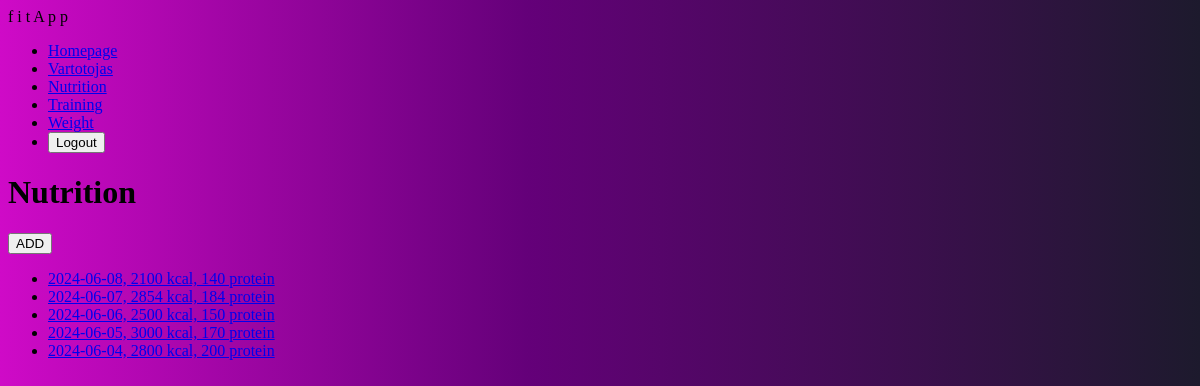
Before: /fitness/nutrition/ (signed in) with the older database file.
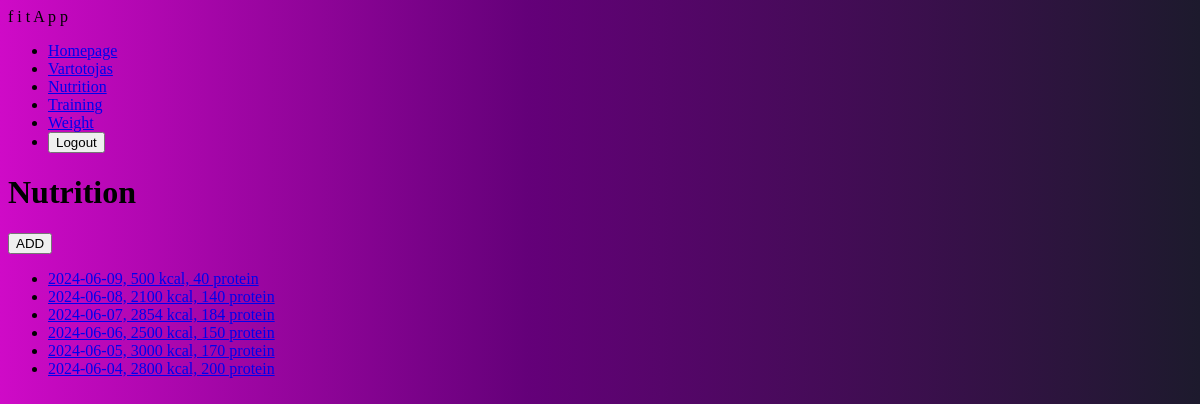
After: the same page with the newer database file.
### fitness/models.py (models this page shows, shortened)
class DayOfEating(models.Model):
    date = models.DateField('Date', default=date.today)
    kcal = models.IntegerField('Calories', blank=True, null=True)
    protein = models.IntegerField('Protein', blank=True, null=True)
    athlete = models.ForeignKey(User, on_delete=models.SET_NULL, null=True, blank=True)
    class Meta:
        verbose_name = 'Day of eating'
        verbose_name_plural = 'Days of eating'
    def __repr__(self):
        return f"{self.date}, {self.kcal} kcal, {self.protein} protein"

### fitness/views.py (the view)
# urls.py: path('nutrition/', views.DaysOfEatingListView.as_view(), name='nutrition'),
class DaysOfEatingListView(LoginRequiredMixin, ListView):
    model = DayOfEating
    template_name = 'days_of_eating.html'
    def get_queryset(self):
        return DayOfEating.objects.filter(athlete=self.request.user).order_by('-date')

### templates/days_of_eating.html
{% extends "base.html" %}
{% block content %}
    <h1>Nutrition</h1>
     <a href="{% url 'nutrition-add' %}"><button>ADD</button></a>
    {% if dayofeating_list %}
    <ul>
        {% for day in dayofeating_list %}
            <li id="days">
            <a  href="{% url 'nutrition-details' day.pk %}">{{ day|stringformat:'r' }} </a>
            </li>
        {% endfor %}
    </ul>
    {% else %}
      <p>You have not recorded your nutrition yet.</p>
    {% endif %}
{% endblock %}

Changed rows visible on the page:
added DayOfEating: date+kcal+protein "2024-06-09, 500 kcal, 40 protein"
